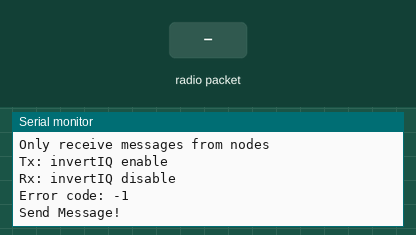
Recording of a sketch running on a simulated ESP32. On the bench: the last lines printed to the serial monitor. Inputs (shaded band) come from the test bench. WiFi joins after 1.5 s; servers stay silent unless stated; uploads are accepted with an empty reply; no radio packets arrive unless stated.

Above: at 4.3 s.
4.4 s: radio packet "5" arrives
At 5.7 s:
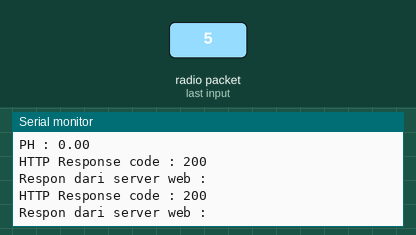
5.9 s: radio packet "90" arrives
At 6.14 s:
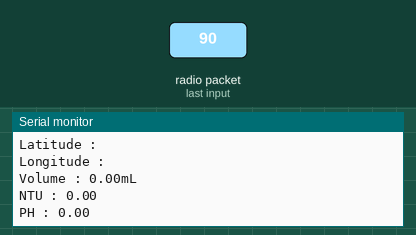

The sketch:

LoraGateway.ino
```cpp
#include <SPI.h> // include libraries
#include <LoRa.h>

const long frequency = 915E6; // LoRa Frequency
const int csPin = 18;         // LoRa radio chip select
const int resetPin = 12;      // LoRa radio reset
const int irqPin = 26;        // change for your board; must be a hardware interrupt pin

#include <WiFi.h>
#include <HTTPClient.h>

const char *ssid = "Loraswat";
const char *password = "12345678";

String host = "https://loraswat.com/api/";
String urlGetPelanggan = host + "pelanggan/get";
String urlPostData = host + "data/post?sn=";

String responPostData = "", responGet = "", sn = "", lati = "", longi = "";
float volume = 0, ntu = 0, ph = 0;
boolean statusRx = false;

unsigned long oldTime;

void setup()
{
  Serial.begin(9600); // initialize serial
  while (!Serial);

  WiFi.begin(ssid, password);
  Serial.println();
  Serial.println("Connecting");

  connectToWifi();

  Serial.println("Timer set to 5 seconds (timerDelay variable), it will take 5 seconds before publishing the first reading.");

  LoRa.setPins(csPin, resetPin, irqPin);

  if (!LoRa.begin(frequency))
  {
    Serial.println("LoRa init failed. Check your connections.");
    while (true)
      ; // if failed, do nothing
  }

  Serial.println("LoRa init succeeded.");
  Serial.println();
  Serial.println("LoRa Simple Gateway");
  Serial.println("Only receive messages from nodes");
  Serial.println("Tx: invertIQ enable");
  Serial.println("Rx: invertIQ disable");
  Serial.println();

  LoRa.onReceive(onReceive);
  LoRa.onTxDone(onTxDone);
  LoRa_rxMode();
}

void loop()
{
  if (runEvery(3000))
  {
    getPelanggan();

    if (responGet != "") {
      LoRa_sendMessage(responGet);
    }

    Serial.println("Send Message!");
  }

  if (statusRx == true) {
    if (runEvery3(5000)) {
      postData();
    }

    if (runEvery4(6000)) {
      postDataSensor();
    }

    if (runEvery5(4000)) {
      postDataVolume();
    }
  }
}

void consumeJson(String message)
{
  sn      = getValue(message, '#', 0);
  lati    = getValue(message, '#', 1);
  longi   = getValue(message, '#', 2);
  volume  = getValue(message, '#', 3).toFloat();
  ntu     = getValue(message, '#', 4).toFloat();
  ph      = getValue(message, '#', 5).toFloat();

  Serial.println("Serial Number : " + sn);
  Serial.println("Latitude : " + lati);
  Serial.println("Longitude : " + longi);
  Serial.println();
  Serial.println("Volume : " + (String) volume + "mL");
  Serial.println();
  Serial.println("NTU : " + (String) ntu);
  Serial.println("PH : " + (String) ph);

  Serial.println();
}

void getPelanggan() {
  if(WiFi.status()== WL_CONNECTED){
    HTTPClient http;

    http.begin(urlGetPelanggan.c_str());

    int httpResponseCode = http.GET();

    if (httpResponseCode > 0) {
      Serial.print("HTTP Response code : ");
      Serial.println(httpResponseCode);
      responGet = http.getString();
      Serial.println("Respon dari server web : " + responGet);
    }
    else {
      Serial.print("Error code: ");
      Serial.println(httpResponseCode);

      responGet = "";
    }

    http.end();
  }
  else {
    Serial.println("WiFi Disconnected");
  }
}

void postData() {
  if(WiFi.status() == WL_CONNECTED){
    HTTPClient http;

    String serverPath = urlPostData + sn + "&lat=" + lati + "&long=" + longi;

    http.begin(serverPath.c_str());

    int httpResponseCode = http.GET();

    if (httpResponseCode > 0) {
      Serial.print("HTTP Response code : ");
      Serial.println(httpResponseCode);
      responPostData = http.getString();
      Serial.println("Respon dari server web : " + responPostData);
    }
    else {
      Serial.print("Error code: ");
      Serial.println(httpResponseCode);

      responPostData = "";
    }

    http.end();
  }
  else {
    Serial.println("WiFi Disconnected");
  }
}

void postDataSensor() {
  if(WiFi.status() == WL_CONNECTED){
    HTTPClient http;

    String serverPath = urlPostData + sn + "&ph=" + (String) ph + "&ntu=" + (String) ntu;

    http.begin(serverPath.c_str());

    int httpResponseCode = http.GET();

    if (httpResponseCode > 0) {
      Serial.print("HTTP Response code : ");
      Serial.println(httpResponseCode);
      responPostData = http.getString();
      Serial.println("Respon dari server web : " + responPostData);
    }
    else {
      Serial.print("Error code: ");
      Serial.println(httpResponseCode);

      responPostData = "";
    }

    http.end();
  }
  else {
    Serial.println("WiFi Disconnected");
  }
}

void postDataVolume() {
  if(WiFi.status() == WL_CONNECTED){
    HTTPClient http;

    String serverPath = urlPostData + sn + "&volume=" + (String) volume;

    http.begin(serverPath.c_str());

    int httpResponseCode = http.GET();

    if (httpResponseCode > 0) {
      Serial.print("HTTP Response code : ");
      Serial.println(httpResponseCode);
      responPostData = http.getString();
      Serial.println("Respon dari server web : " + responPostData);
    }
    else {
      Serial.print("Error code: ");
      Serial.println(httpResponseCode);

      responPostData = "";
    }

    http.end();
  }
  else {
    Serial.println("WiFi Disconnected");
  }
}

void LoRa_rxMode()
{
  LoRa.disableInvertIQ(); // normal mode
  LoRa.receive();         // set receive mode
}

void LoRa_txMode()
{
  LoRa.idle();           // set standby mode
  LoRa.enableInvertIQ(); // active invert I and Q signals
}

void LoRa_sendMessage(String message)
{
  LoRa_txMode();        // set tx mode
  LoRa.beginPacket();   // start packet
  LoRa.print(message);  // add payload
  LoRa.endPacket(true); // finish packet and send it
}

void onReceive(int packetSize)
{
  String message = "";

  while (LoRa.available())
  {
    message += (char)LoRa.read();
  }

  Serial.print("Baca data dari node : ");
  Serial.println(message);

  statusRx = true;
  consumeJson(message);
}

void onTxDone()
{
  Serial.println("Berhasil kirim data ke node");
  LoRa_rxMode();
}

boolean runEvery(unsigned long interval)
{
  static unsigned long previousMillis = 0;
  unsigned long currentMillis = millis();
  if (currentMillis - previousMillis >= interval)
  {
    previousMillis = currentMillis;
    return true;
  }
  return false;
}

boolean runEvery2(unsigned long interval)
{
  static unsigned long previousMillis = 0;
  unsigned long currentMillis = millis();
  if (currentMillis - previousMillis >= interval)
  {
    previousMillis = currentMillis;
    return true;
  }
  return false;
}

boolean runEvery3(unsigned long interval)
{
  static unsigned long previousMillis = 0;
  unsigned long currentMillis = millis();
  if (currentMillis - previousMillis >= interval)
  {
    previousMillis = currentMillis;
    return true;
  }
  return false;
}

boolean runEvery4(unsigned long interval)
{
  static unsigned long previousMillis = 0;
  unsigned long currentMillis = millis();
  if (currentMillis - previousMillis >= interval)
  {
    previousMillis = currentMillis;
    return true;
  }
  return false;
}

boolean runEvery5(unsigned long interval)
{
  static unsigned long previousMillis = 0;
  unsigned long currentMillis = millis();
  if (currentMillis - previousMillis >= interval)
  {
    previousMillis = currentMillis;
    return true;
  }
  return false;
}

void connectToWifi() {
  while (WiFi.status() != WL_CONNECTED)
  {
    delay(1000);
    Serial.print(".");
  }

  Serial.println("");
  Serial.print("Connected to WiFi network with IP Address: ");
  Serial.println(WiFi.localIP());

  Serial.println();
  delay(1000);
}

String getValue(String data, char separator, int index)
{
  int found = 0;
  int strIndex[] = {0, -1};
  int maxIndex = data.length()-1;

  for(int i=0; i <= maxIndex && found <= index; i++){
    if(data.charAt(i) == separator || i == maxIndex){
        found++;
        strIndex[0] = strIndex[1]+1;
        strIndex[1] = (i == maxIndex) ? i+1 : i;
    }
  }

  return found>index ? data.substring(strIndex[0], strIndex[1]) : "";
}
```

Measured:
- after the input at 4.4 s, the serial monitor: prints a new line at once (image 1)
- after the input at 5.9 s, the serial monitor: prints a new line at once (image 2)
